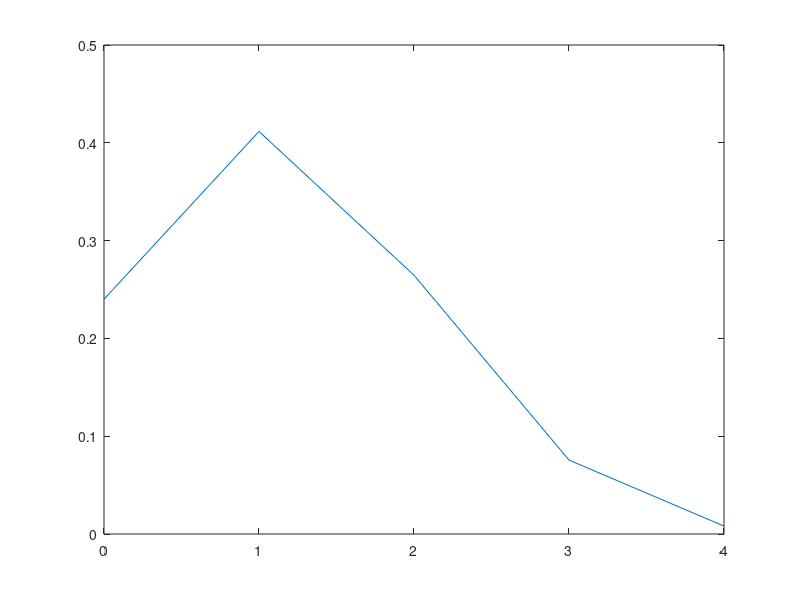

Source code (MATLAB): (Note: this script raises an error after producing the figure.)
%% Define Parameters
n = 4;
p = 0.3;

%% Analytical Pmf Plot
p_x = zeros([1, n+1]);

for i =0:n
    p_x(i+1) = nchoosek(n, i)*p^i*(1-p)^(n-i);
end

plot(0:n, p_x);
xticks([0 1 2 3 4])
ax = gca;
ax.XGrid = 'on';

%% Calculating/Plotting Empirical Pmf
N = 100;
val = binornd(n, p, [1, N]);
s = zeros([1, n+1]);

for i = 0:n
    s(i+1) = sum(val == i)/N;
end

plot(0:n, s);
xticks([0 1 2 3 4])
ax = gca;
ax.XGrid = 'on';
title('Emprical Pmf Plot for N=100');

%%
N2 = 1000;
val2 = binornd(n, p, [1, N2]);
s2 = zeros([1, n+1]);

for i = 0:n
    s2(i+1) = sum(val2 == i)/N2;
end

plot(0:n, s2);
xticks([0 1 2 3 4])
ax = gca;
ax.XGrid = 'on';
title('Emprical Pmf Plot for N=1000');

%%
N3 = 10000;
val3 = binornd(n, p, [1, N3]);
s3 = zeros([1, n+1]);

for i = 0:n
    s3(i+1) = sum(val3 == i)/N3;
end

plot(0:n, s3);
xticks([0 1 2 3 4])
ax = gca;
ax.XGrid = 'on';
title('Emprical Pmf Plot for N=10000');

%% Compare Analytical and Empirical Pmf

plot(0:n, s); hold on
plot(0:n, s2); hold on
plot(0:n, s3); hold on
plot(0:n, p_x); 
xticks([0 1 2 3 4])
ax = gca;
ax.XGrid = 'on';
legend({'N=100', 'N=1000', 'N=10000', 'Analytical'})
%% Error Vs. different values of N
clf
error = zeros([1, 3]);
error(1) = dot(s-p_x, s-p_x)/N;
error(2) = dot(s2-p_x, s2-p_x)/N2;
error(3) = dot(s3-p_x, s3-p_x)/N3;
plot(1:3, error);
% xticks([100 1000 10000])
xticklabels({'N=100', '', 'N=1000', '', 'N=10000'});
grid on


%% Empirical Mean
Emp_Mean = dot(0:n, s3);
display(Emp_Mean);
Emp_Mean = dot(0:n, s2);
display(Emp_Mean);
Emp_Mean = dot(0:n, s);
display(Emp_Mean);
%% Analytical Mean
Ana_Mean = n*p;
display(Ana_Mean);

%% Percentage Error 
display(abs(Ana_Mean-Emp_Mean)*100/(Ana_Mean));




     
